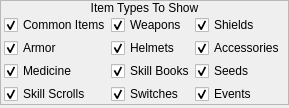
        <widget class="QWidget" name="wItems">
         <layout class="QVBoxLayout" name="verticalLayout_15">
          <property name="spacing">
           <number>3</number>
          </property>
          <property name="margin">
           <number>0</number>
          </property>
          <item>
           <widget class="QFrame" name="frame_3">
            <property name="sizePolicy">
             <sizepolicy hsizetype="Preferred" vsizetype="Fixed">
              <horstretch>0</horstretch>
              <verstretch>0</verstretch>
             </sizepolicy>
            </property>
            <property name="frameShape">
             <enum>QFrame::StyledPanel</enum>
            </property>
            <property name="frameShadow">
             <enum>QFrame::Raised</enum>
            </property>
            <layout class="QVBoxLayout" name="verticalLayout_3">
             <property name="spacing">
              <number>0</number>
             </property>
             <property name="margin">
              <number>0</number>
             </property>
             <item>
              <widget class="QLabel" name="label_3">
               <property name="sizePolicy">
                <sizepolicy hsizetype="Preferred" vsizetype="Fixed">
                 <horstretch>0</horstretch>
                 <verstretch>0</verstretch>
                </sizepolicy>
               </property>
               <property name="text">
                <string>Item Types To Show</string>
               </property>
               <property name="alignment">
                <set>Qt::AlignCenter</set>
               </property>
              </widget>
             </item>
             <item>
              <widget class="QWidget" name="widget_4" native="true">
               <layout class="QHBoxLayout" name="horizontalLayout_2">
                <property name="spacing">
                 <number>0</number>
                </property>
                <property name="leftMargin">
                 <number>3</number>
                </property>
                <property name="topMargin">
                 <number>0</number>
                </property>
                <property name="rightMargin">
                 <number>3</number>
                </property>
                <property name="bottomMargin">
                 <number>0</number>
                </property>
                <item>
                 <layout class="QVBoxLayout" name="verticalLayout_12">
                  <property name="spacing">
                   <number>3</number>
                  </property>
                  <item>
                   <widget class="QCheckBox" name="items_cbCommonItems">
                    <property name="text">
                     <string>Common Items</string>
                    </property>
                    <property name="checked">
                     <bool>true</bool>
                    </property>
                   </widget>
                  </item>
                  <item>
                   <widget class="QCheckBox" name="items_cbArmor">
                    <property name="text">
                     <string>Armor</string>
                    </property>
                    <property name="checked">
                     <bool>true</bool>
                    </property>
                   </widget>
                  </item>
                  <item>
                   <widget class="QCheckBox" name="items_cbMedicine">
                    <property name="text">
                     <string>Medicine</string>
                    </property>
                    <property name="checked">
                     <bool>true</bool>
                    </property>
                   </widget>
                  </item>
                  <item>
                   <widget class="QCheckBox" name="items_cbSkillScrolls">
                    <property name="text">
                     <string>Skill Scrolls</string>
                    </property>
                    <property name="checked">
                     <bool>true</bool>
                    </property>
                   </widget>
                  </item>
                 </layout>
                </item>
                <item>
                 <layout class="QVBoxLayout" name="verticalLayout_13">
                  <property name="spacing">
                   <number>3</number>
                  </property>
                  <item>
                   <widget class="QCheckBox" name="items_cbWeapons">
                    <property name="text">
                     <string>Weapons</string>
                    </property>
                    <property name="checked">
                     <bool>true</bool>
                    </property>
                   </widget>
                  </item>
                  <item>
                   <widget class="QCheckBox" name="items_cbHelmets">
                    <property name="text">
                     <string>Helmets</string>
                    </property>
                    <property name="checked">
                     <bool>true</bool>
                    </property>
                   </widget>
                  </item>
                  <item>
                   <widget class="QCheckBox" name="items_cbSkillBooks">
                    <property name="text">
                     <string>Skill Books</string>
                    </property>
                    <property name="checked">
                     <bool>true</bool>
                    </property>
                   </widget>
                  </item>
                  <item>
                   <widget class="QCheckBox" name="items_cbSwitches">
                    <property name="text">
                     <string>Switches</string>
                    </property>
                    <property name="checked">
                     <bool>true</bool>
                    </property>
                   </widget>
                  </item>
                 </layout>
                </item>
                <item>
                 <layout class="QVBoxLayout" name="verticalLayout_14">
                  <property name="spacing">
                   <number>3</number>
                  </property>
                  <item>
                   <widget class="QCheckBox" name="items_cbShields">
                    <property name="text">
                     <string>Shields</string>
                    </property>
                    <property name="checked">
                     <bool>true</bool>
                    </property>
                   </widget>
                  </item>
                  <item>
                   <widget class="QCheckBox" name="items_cbAccessories">
                    <property name="text">
                     <string>Accessories</string>
                    </property>
                    <property name="checked">
                     <bool>true</bool>
                    </property>
                   </widget>
                  </item>
                  <item>
                   <widget class="QCheckBox" name="items_cbSeeds">
                    <property name="text">
                     <string>Seeds</string>
                    </property>
                    <property name="checked">
                     <bool>true</bool>
                    </property>
                   </widget>
                  </item>
                  <item>
                   <widget class="QCheckBox" name="items_cbEvents">
                    <property name="text">
                     <string>Events</string>
                    </property>
                    <property name="checked">
                     <bool>true</bool>
                    </property>
                   </widget>
                  </item>
                 </layout>
                </item>
               </layout>
              </widget>
             </item>
            </layout>
           </widget>
          </item>
          <item>
           <widget class="QFrame" name="frame_5">
            <property name="frameShape">
             <enum>QFrame::StyledPanel</enum>
            </property>
            <property name="frameShadow">
             <enum>QFrame::Raised</enum>
            </property>
           </widget>
          </item>
         </layout>
        </widget>
